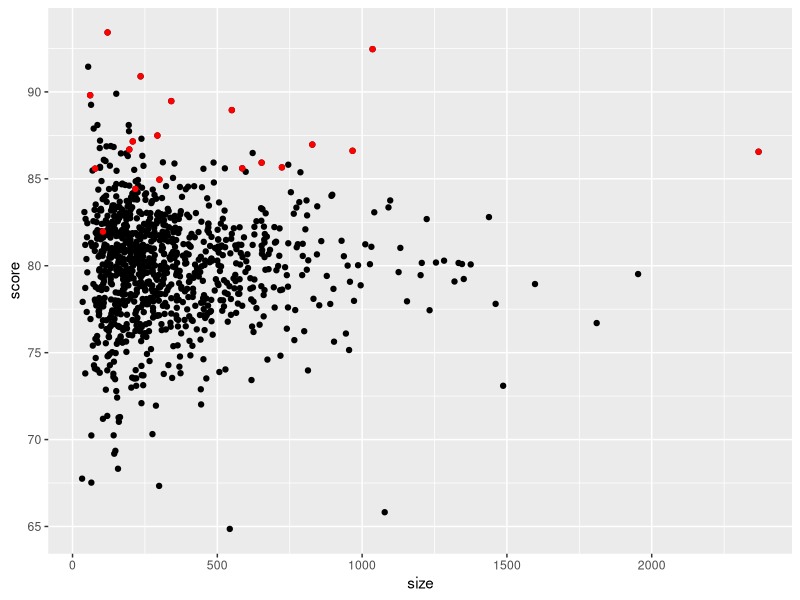
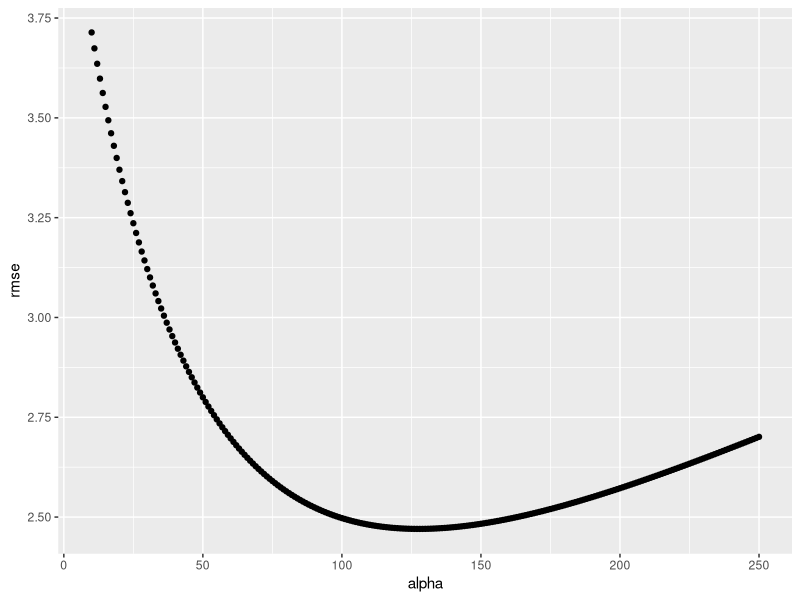

R code for these plots, in order:
library(dplyr)
library(ggplot2)
library(MLmetrics)

set.seed(1986)
n <- round(2^rnorm(1000, 8, 1))

#Now let's assign a true quality for each school that is completely independent from size.
#This is the parameter we want to estimate in our analysis. The true quality can be assigned using the following code:

set.seed(1)
mu <- round(80 + 2*rt(1000, 5))
range(mu)
schools <- data.frame(id = paste("PS",1:100),
size = n,
quality = mu,
rank = rank(-mu))

#We can see the top 10 schools using this code: 

schools %>% top_n(10, quality) %>% arrange(desc(quality))

#Now let's have the students in the school take a test. 
#There is random variability in test taking,
#so we will simulate the test scores as normally distributed with the average determined by the school quality with a standard deviation of 30 percentage points.
#This code will simulate the test scores:
  
  set.seed(1)
scores <- sapply(1:nrow(schools), function(i){
  scores <- rnorm(schools$size[i], schools$quality[i], 30)
  scores
})
schools <- schools %>% mutate(score = sapply(scores, mean))

top_10 <- schools %>% top_n(10, score) %>% arrange(desc(score))
worst_10 <- schools %>% top_n(-10, score) %>% arrange(desc(score))

median(schools$size)
median(top_10$size)
median(worst_10$size)


plot <- schools %>% select(score, size, quality) %>% ggplot(aes(x = size, y = score)) + geom_point()

topq <- schools %>% top_n(10, quality)
plot + geom_point(data = topq, color = "red")

overall <- mean(sapply(scores, mean))

reg_schools <- schools %>% mutate(reg = overall + ((score - overall) * size / (size + 25))) %>% arrange(desc(reg))
reg_schools %>% top_n(10, reg)

alphas <- seq(10, 250)

rmses <- sapply(alphas, function(a){
  reg_scores <- sapply(scores, function(x)  overall + sum(x-overall)/(length(x)+a))
  mean((reg_scores - schools$quality)^2)
  })


dat <- data.frame(rmse = rmses, alpha = alphas) 

dat %>% ggplot(aes(x = alpha, y = rmse)) + geom_point()

alphas[which.min(dat$rmse)]

opt_reg_schools <- schools %>% mutate(reg = overall + ((score - overall) * size / (size + 128))) %>% arrange(desc(reg))
opt_reg_schools %>% top_n(10, reg)
